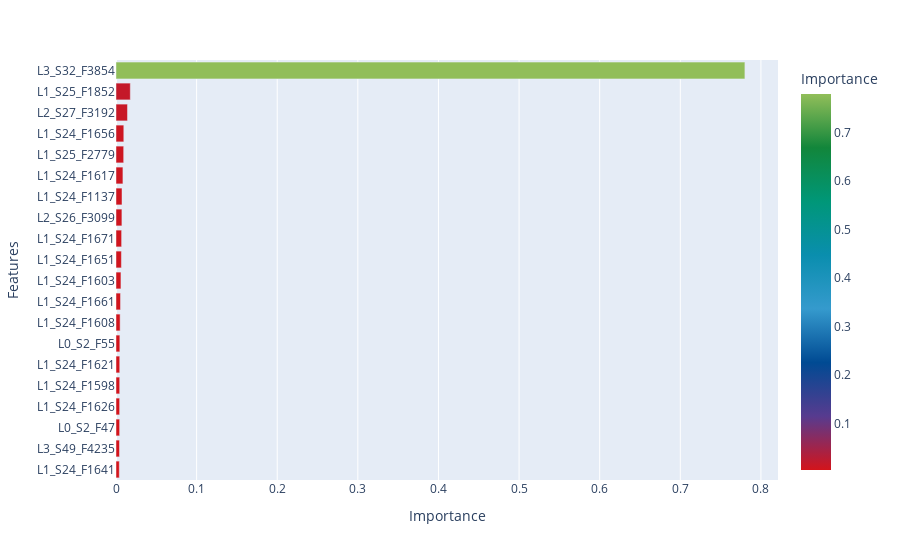

Notebook source saved alongside this figure:
### Code cell
#lets try to do this again with a nicer looking tool.

df = pd.DataFrame(importances.sort_values()[-n:], columns = ['Importance'])

df.reset_index(inplace = True)

df.rename(columns = {'index': 'Features'}, inplace = True)

fig = px.bar(df, x = 'Importance', y = 'Features', color = 'Importance',
             color_continuous_scale = bosch_colors, orientation = 'h')

widge = FigureWidget(fig)

widge.show()

### Figure 1 — Plotly figure (JSON) as saved in the notebook; plotly's stock layout.template omitted (floating-point values rounded to 4 significant figures)
{"data": [{"alignmentgroup": "True", "hoverlabel": {"namelength": 0}, "hovertemplate": "Importance=%{marker.color}<br>Features=%{y}", "legendgroup": "", "marker": {"color": [0.004089, 0.004321, 0.004517, 0.00452, 0.004607, 0.004639, 0.004776, 0.005107, 0.005601, 0.006146, 0.006716, 0.006969, 0.007336, 0.007473, 0.008596, 0.009525, 0.009677, 0.01424, 0.01777, 0.7801], "coloraxis": "coloraxis"}, "name": "", "offsetgroup": "", "orientation": "h", "showlegend": false, "textposition": "auto", "type": "bar", "uid": "9ea80253-9a54-40d6-8bb2-1644017de585", "x": [0.004089, 0.004321, 0.004517, 0.00452, 0.004607, 0.004639, 0.004776, 0.005107, 0.005601, 0.006146, 0.006716, 0.006969, 0.007336, 0.007473, 0.008596, 0.009525, 0.009677, 0.01424, 0.01777, 0.7801], "xaxis": "x", "y": ["L1_S24_F1641", "L3_S49_F4235", "L0_S2_F47", "L1_S24_F1626", "L1_S24_F1598", "L1_S24_F1621", "L0_S2_F55", "L1_S24_F1608", "L1_S24_F1661", "L1_S24_F1603", "L1_S24_F1651", "L1_S24_F1671", "L2_S26_F3099", "L1_S24_F1137", "L1_S24_F1617", "L1_S25_F2779", "L1_S24_F1656", "L2_S27_F3192", "L1_S25_F1852", "L3_S32_F3854"], "yaxis": "y"}], "layout": {"autosize": true, "barmode": "relative", "coloraxis": {"colorbar": {"title": {"text": "Importance"}}, "colorscale": [[0, "#D3141B"], [0.1429, "#573B8F"], [0.2857, "#004A93"], [0.4286, "#359ACD"], [0.5714, "#0A8EAE"], [0.7143, "#009778"], [0.8571, "#12863B"], [1, "#91BE59"]]}, "legend": {"tracegroupgap": 0}, "margin": {"t": 60}, "xaxis": {"anchor": "y", "autorange": true, "domain": [0, 1], "range": [0, 0.8212], "title": {"text": "Importance"}, "type": "linear"}, "yaxis": {"anchor": "x", "autorange": true, "domain": [0, 1], "range": [-0.5, 19.5], "title": {"text": "Features"}, "type": "category"}}}
